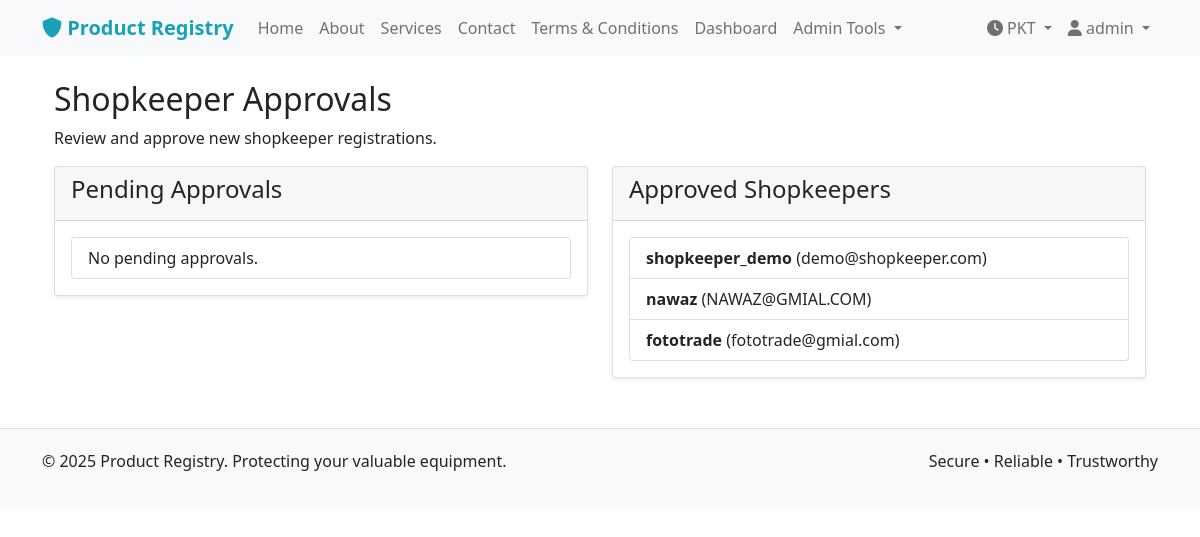
Page /admin/shopkeeper_approvals (signed in) on the committed database.
### models.py (models this page shows, shortened)
class User(UserMixin, db.Model):
    id = db.Column(db.Integer, primary_key=True)
    username = db.Column(db.String(80), unique=True, nullable=False)
    email = db.Column(db.String(120), unique=True, nullable=False)
    mobile_number = db.Column(db.String(15), unique=True, nullable=False)
    id_card_number = db.Column(db.String(20), unique=True, nullable=False)  # Format: 35202-2818708-5
    shop_name = db.Column(db.String(100), nullable=True)  # Required for shopkeepers
    password_hash = db.Column(db.String(200), nullable=False)
    is_admin = db.Column(db.Boolean, default=False)
    is_shopkeeper = db.Column(db.Boolean, default=False)
    can_create_admins = db.Column(db.Boolean, default=False)  # Main admin privilege
    shopkeeper_approved = db.Column(db.Boolean, default=False)  # Admin approval for shopkeepers
    has_subscription = db.Column(db.Boolean, default=False)
    reset_token = db.Column(db.String(100), nullable=True)
    reset_token_expiry = db.Column(db.DateTime, nullable=True)
    created_at = db.Column(db.DateTime, default=datetime.utcnow)
    products = db.relationship('Product', backref='owner', lazy=True)
    deals_as_buyer = db.relationship('Deal', foreign_keys='Deal.buyer_id', backref='buyer', lazy=True)
    deals_as_seller = db.relationship('Deal', foreign_keys='Deal.seller_id', backref='seller', lazy=True)

### routes.py (the view)
@bp.route('/admin/shopkeeper_approvals')
@login_required
def shopkeeper_approvals():
    if not current_user.is_admin:
        flash('Access denied. Admin privileges required.', 'danger')
        return redirect(url_for('main.user_dashboard'))
    pending_shopkeepers = User.query.filter_by(is_shopkeeper=True, shopkeeper_approved=False).all()
    approved_shopkeepers = User.query.filter_by(is_shopkeeper=True, shopkeeper_approved=True).all()
    return render_template('admin_shopkeeper_approvals.html',
                         title='Shopkeeper Approvals',
                         pending_shopkeepers=pending_shopkeepers,
                         approved_shopkeepers=approved_shopkeepers)

### models.py (called while the page is built)
@login_manager.user_loader
def load_user(user_id):
    return User.query.get(int(user_id))

### templates/admin_shopkeeper_approvals.html (shortened to what this page needs)
{% extends 'base.html' %}
{% block content %}
<div class="container mt-4">
    <h2>Shopkeeper Approvals</h2>
    <p>Review and approve new shopkeeper registrations.</p>
    <div class="row">
        <div class="col-md-6">
            <div class="card">
                <div class="card-header">
                    <h4>Pending Approvals</h4>
                </div>
                <div class="card-body">
                    <ul class="list-group">
                        {% if not pending_shopkeepers %}
                        <li class="list-group-item">No pending approvals.</li>
                        {% endif %}
                    </ul>
                </div>
            </div>
        </div>
        <div class="col-md-6">
            <div class="card">
                <div class="card-header">
                    <h4>Approved Shopkeepers</h4>
                </div>
                <div class="card-body">
                    <ul class="list-group">
                        {% for shopkeeper in approved_shopkeepers %}
                        <li class="list-group-item">
                            <strong>{{ shopkeeper.username }}</strong> ({{ shopkeeper.email }})
                        </li>
                        {% endfor %}
                    </ul>
                </div>
            </div>
        </div>
    </div>
</div>
{% endblock %}

### templates/base.html (shortened to what this page needs)
<!DOCTYPE html>
<html lang="en">
<head>
    <link href="https://cdn.jsdelivr.net/npm/bootstrap@5.1.3/dist/css/bootstrap.min.css" rel="stylesheet">
    <link rel="stylesheet" href="https://cdnjs.cloudflare.com/ajax/libs/font-awesome/6.0.0/css/all.min.css">
</head>
<body>
    <nav class="navbar navbar-expand-lg navbar-light bg-light">
        <div class="container">
            <a class="navbar-brand" href="{{ url_for('main.index') }}">
                <i class="fas fa-shield-alt"></i> Product Registry
            </a>
            <div class="collapse navbar-collapse" id="navbarNav">
                <ul class="navbar-nav me-auto">
                    <li class="nav-item">
                        <a class="nav-link" href="{{ url_for('main.index') }}">Home</a>
                    </li>
                    <li class="nav-item">
                        <a class="nav-link" href="{{ url_for('main.about') }}">About</a>
                    </li>
                    <li class="nav-item">
                        <a class="nav-link" href="{{ url_for('main.services') }}">Services</a>
                    </li>
                    <li class="nav-item">
                        <a class="nav-link" href="{{ url_for('main.contact') }}">Contact</a>
                    </li>
                    <li class="nav-item">
                        <a class="nav-link" href="{{ url_for('main.terms') }}">Terms & Conditions</a>
                    </li>
                    {% if current_user.is_authenticated %}
                        {% if current_user.is_admin %}
                            <li class="nav-item">
                                <a class="nav-link" href="{{ url_for('main.admin_dashboard') }}">Dashboard</a>
                            </li>
                            <li class="nav-item dropdown">
                                <a class="nav-link dropdown-toggle" href="#" id="adminDropdown" role="button" data-bs-toggle="dropdown">
                                    Admin Tools
                                </a>
                            </li>
                        {% endif %}
                    {% endif %}
                </ul>
                <ul class="navbar-nav">
                    <li class="nav-item dropdown">
                        <a class="nav-link dropdown-toggle" href="#" id="clockDropdown" role="button" data-bs-toggle="dropdown">
                            <i class="fas fa-clock"></i> PKT
                        </a>
                    </li>
                    {% if current_user.is_authenticated %}
                        <li class="nav-item dropdown">
                            <a class="nav-link dropdown-toggle" href="#" id="userDropdown" role="button" data-bs-toggle="dropdown">
                                <i class="fas fa-user"></i> {{ current_user.username }}
                            </a>
                        </li>
                    {% endif %}
                </ul>
            </div>
        </div>
    </nav>
    <div class="container mt-4">
        {% block content %}{% endblock %}
    </div>
    <footer class="footer">
        <div class="container">
            <div class="row">
                <div class="col-md-6">
                    <p>&copy; 2025 Product Registry. Protecting your valuable equipment.</p>
                </div>
                <div class="col-md-6 text-end">
                    <p>Secure • Reliable • Trustworthy</p>
                </div>
            </div>
        </div>
    </footer>
</body>
</html>

### templates/base.html (style rules this page uses)
:root { --primary-color: #17a2b8; --secondary-color: #6c757d; --success-color: #28a745; --danger-color: #dc3545; --warning-color: #ffc107; --info-color: #17a2b8; --light-color: #f8f9fa; --dark-color: #343a40; }
.navbar-brand { font-weight: bold; color: var(--primary-color) !important; }
.card { box-shadow: 0 0.125rem 0.25rem rgba(0, 0, 0, 0.075); border: 1px solid rgba(0, 0, 0, 0.125); }
.footer { background-color: var(--light-color); padding: 20px 0; margin-top: 50px; border-top: 1px solid #dee2e6; }

### rows in the picture
User: username "admin"
User: username "shopkeeper_demo", email "demo@shopkeeper.com"
User: username "nawaz", email "NAWAZ@GMIAL.COM"
User: username "fototrade", email "fototrade@gmial.com"
